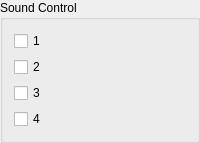
          <widget class="QGroupBox" name="groupBox_15">
           <property name="title">
            <string>Sound Control</string>
           </property>
           <layout class="QVBoxLayout" name="verticalLayout_47">
            <item>
             <widget class="QCheckBox" name="checkBox_sound_5">
              <property name="text">
               <string>1</string>
              </property>
              <property name="checkable">
               <bool>true</bool>
              </property>
             </widget>
            </item>
            <item>
             <widget class="QCheckBox" name="checkBox_sound_6">
              <property name="text">
               <string>2</string>
              </property>
              <property name="checkable">
               <bool>true</bool>
              </property>
             </widget>
            </item>
            <item>
             <widget class="QCheckBox" name="checkBox_sound_7">
              <property name="text">
               <string>3</string>
              </property>
              <property name="checkable">
               <bool>true</bool>
              </property>
             </widget>
            </item>
            <item>
             <widget class="QCheckBox" name="checkBox_sound_8">
              <property name="text">
               <string>4</string>
              </property>
              <property name="checkable">
               <bool>true</bool>
              </property>
             </widget>
            </item>
           </layout>
          </widget>
